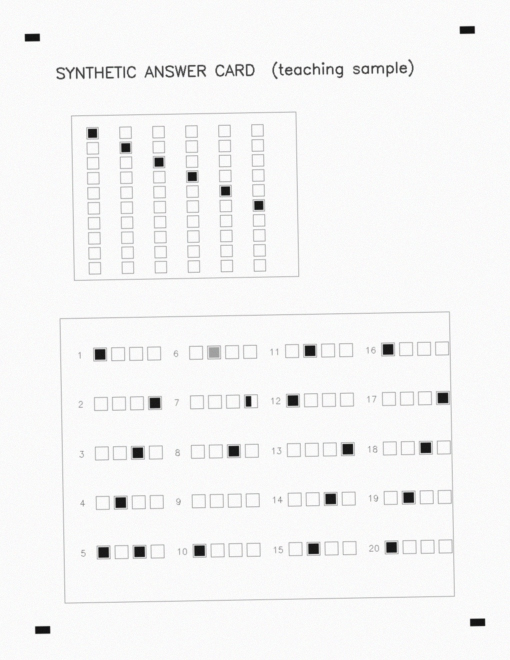
#> input picture draft/collaboration/claude_31_35/recording_candidates/34/card_synthetic_01.jpg, 1020 x 1320 px (shown at 1/2 size)
$ python -i card_lib.py   (imports and definitions only)
#> lines starting #> are read from the running program, lines starting #| are printed output that depends on the picture; after the words box and inside, x2 and y2 are one past the last pixel; in counts of white or black regions, pixels touching at a corner belong together
#> further down, picture is the input picture: shape (1320, 1020, 3); mean B, G, R 245.2, 245.3, 245.2
# -*- coding: utf-8 -*-
"""第 34、35 讲共用的答题卡识别函数（候选；写法按正式脚本 34-P6/P8、35-P5）。

只在合成教学样本上测过；没有拿到 [GA] 真实答题卡、原 template.json、config.json，不能承诺兼容真实卡。
"""
import cv2
import numpy as np

THRESH = 127          # 反向二值化阈值（脚本口播：阈值一百二十七）
FILL_MIN = 100        # countNonZero ≥ 100 判为已涂（代码是“大于等于”，不是“超过”）


# [4 lines left out: function imread, not called in this run]


def binarize(img):
    gray = cv2.cvtColor(img, cv2.COLOR_BGR2GRAY)
    _, binary = cv2.threshold(gray, THRESH, 255, cv2.THRESH_BINARY_INV)
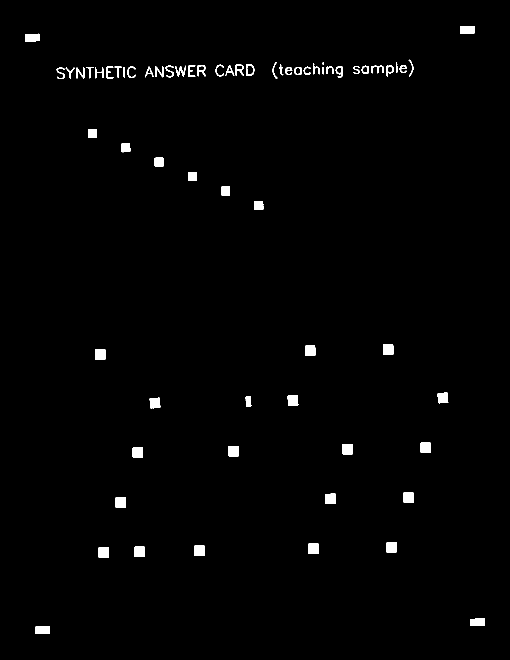
#> binary: shape (1320, 1020) (shown at 1/2 size); 1.2% white; 65 white regions (1 under 20 px)
    return binary


def find_marks(img):
    """34-P6：找轮廓，按宽高比 1.6—2.3、面积 300—600 筛定位块，返回 [(x, y, w, h), …]"""
    contours, _ = cv2.findContours(binarize(img), cv2.RETR_EXTERNAL, cv2.CHAIN_APPROX_SIMPLE)
#> contours = 65 contours, 1 with area under 20; largest, box (x1, y1, x2, y2) and area: (457, 892, 478, 913) 399, (685, 888, 706, 909) 399, (50, 67, 80, 83) 399, (841, 885, 862, 906) 398, (231, 995, 252, 1016) 398
    marks = []
    for c in contours:
        x, y, w, h = cv2.boundingRect(c)
        if 1.6 <= w / h <= 2.3 and 300 <= cv2.contourArea(c) <= 600:
            marks.append((x, y, w, h))
#> this loop made 65 passes
#> (x, y, w, h) on passes 1 to 12: (70, 1252, 30, 16), (940, 1237, 30, 15), (197, 1094, 21, 21), (269, 1093, 21, 21), (389, 1091, 21, 21), (617, 1087, 21, 21), (773, 1084, 21, 21), (231, 995, 21, 21), (651, 987, 21, 21), (807, 985, 21, 21), (265, 895, 21, 21), (457, 892, 21, 21)
#> after the loop, marks = [(70, 1252, 30, 16), (940, 1237, 30, 15), (50, 67, 30, 16), (920, 52, 30, 16)]
    return marks


def locate(img):
    """恰好 4 个定位块才算成功：排序（先按 y 分上下，再按 x 分左右）→ 外角 → 拉正成 600×800。
    失败返回 (None, marks)。"""
    marks = find_marks(img)
    if len(marks) != 4:
        return None, marks
    marks.sort(key=lambda m: m[1])
    (x0, y0, w0, h0), (x1, y1, w1, h1) = sorted(marks[:2])
#> x0 = 50; y0 = 67; w0 = 30; h0 = 16; x1 = 920; y1 = 52; w1 = 30; h1 = 16
    (x2, y2, w2, h2), (x3, y3, w3, h3) = sorted(marks[2:])
#> x2 = 70; y2 = 1252; w2 = 30; h2 = 16; x3 = 940; y3 = 1237; w3 = 30; h3 = 15
    src = np.float32([[x0, y0], [x1 + w1, y1], [x3 + w3, y3 + h3], [x2, y2 + h2]])      # 左上、右上、右下、左下
#> src = [[50, 67], [950, 52], [970, 1252], [70, 1268]]
    dst = np.float32([[0, 0], [599, 0], [599, 799], [0, 799]])
    card = cv2.warpPerspective(img, cv2.getPerspectiveTransform(src, dst), (600, 800))
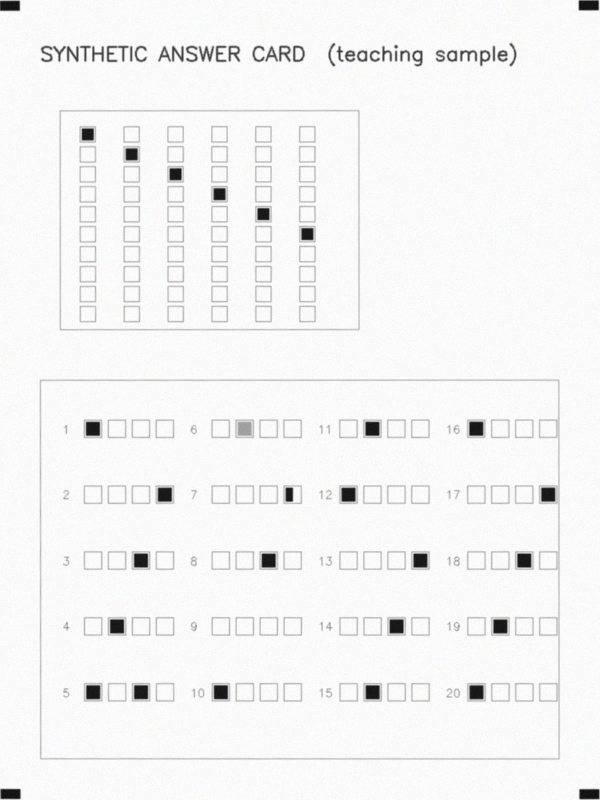
#> card: shape (800, 600, 3); mean B, G, R 244.1, 244.1, 244.1
    return card, marks


def is_filled(count):
    """判填涂：countNonZero ≥ 100（等于 100 也算已涂）"""
    return count >= FILL_MIN


# [60 lines left out: functions choice_counts, read_choices, read_number, recognize, diagnose, not called in this run]

>>> import cv2
>>> picture = cv2.imread('card_synthetic_01.jpg')
>>> result = locate(picture)
